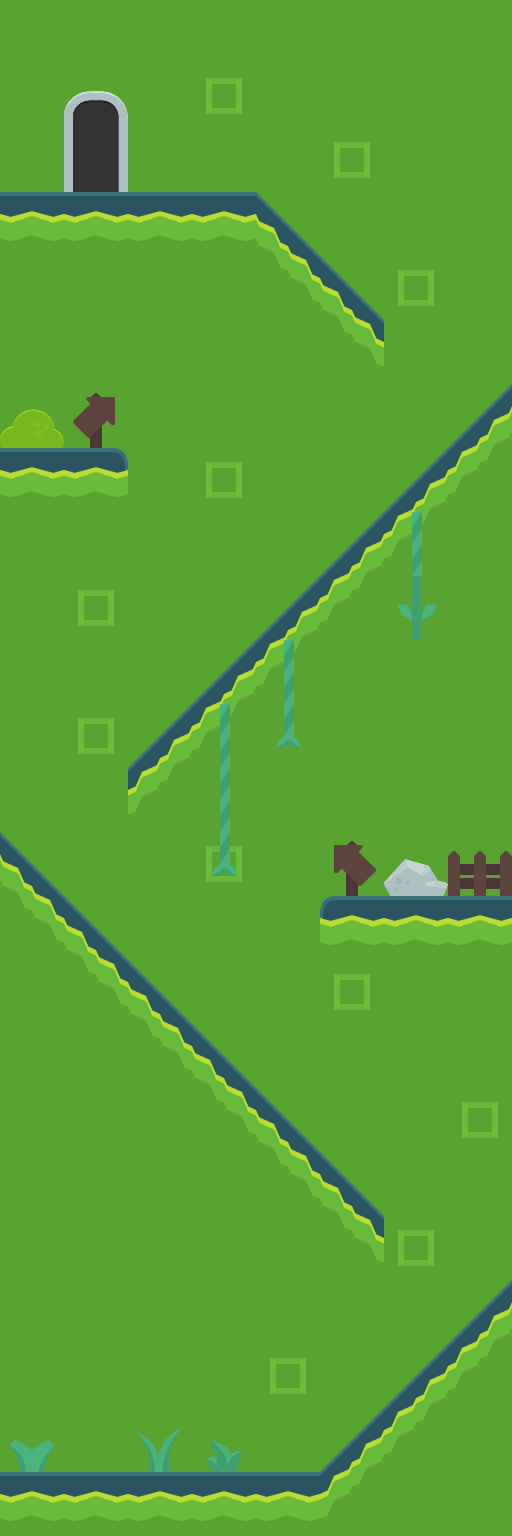

The image is a tile-based game level rendered from a .tmx file. Its description and complete source (layers, tilesets, objects, tile grids) follow:
An orthogonal 8x24 tile map with 64x64 px tiles, 3 tile layers (background, platforms, foreground) and 9 objects (emojiSpawn, playerSpawn, exitRect, emojiDeathRect).

<map version="1.4" tiledversion="1.4.3" orientation="orthogonal" renderorder="right-down" width="8" height="24" tilewidth="64" tileheight="64" infinite="0" nextlayerid="5" nextobjectid="8">
 <editorsettings>
  <export target="slopes.json" format="json" />
 </editorsettings>
 <tileset firstgid="1" name="kenney-tileset" tilewidth="64" tileheight="64" spacing="2" margin="1" tilecount="374" columns="22">
  <image source="../tiles/kenney-tileset-64px-extruded.png" width="1452" height="1122" />
  <tile id="199">
   <properties>
    <property name="collides" type="bool" value="true" />
   </properties>
  </tile>
  <tile id="200">
   <properties>
    <property name="collides" type="bool" value="true" />
   </properties>
  </tile>
  <tile id="201">
   <properties>
    <property name="collides" type="bool" value="true" />
   </properties>
  </tile>
  <tile id="202">
   <properties>
    <property name="collides" type="bool" value="true" />
   </properties>
  </tile>
  <tile id="203">
   <properties>
    <property name="collides" type="bool" value="true" />
   </properties>
  </tile>
  <tile id="204">
   <properties>
    <property name="collides" type="bool" value="true" />
   </properties>
  </tile>
  <tile id="205">
   <properties>
    <property name="collides" type="bool" value="true" />
   </properties>
  </tile>
  <tile id="206">
   <properties>
    <property name="collides" type="bool" value="true" />
   </properties>
  </tile>
  <tile id="221">
   <properties>
    <property name="collides" type="bool" value="true" />
   </properties>
   <objectgroup draworder="index" id="2">
    <object id="1" x="0" y="64">
     <polyline points="0,0 64,-64 64,0 0,0" />
    </object>
    <object id="3" x="64" y="0">
     <polygon points="0,0 -64,64 0,64" />
    </object>
   </objectgroup>
  </tile>
  <tile id="222">
   <properties>
    <property name="collides" type="bool" value="true" />
   </properties>
   <objectgroup draworder="index" id="2">
    <object id="1" x="0" y="0">
     <polyline points="0,0 64,64 0,64 0,0" />
    </object>
   </objectgroup>
  </tile>
  <tile id="223">
   <properties>
    <property name="collides" type="bool" value="true" />
   </properties>
  </tile>
  <tile id="224">
   <properties>
    <property name="collides" type="bool" value="true" />
   </properties>
  </tile>
  <tile id="225">
   <properties>
    <property name="collides" type="bool" value="true" />
   </properties>
  </tile>
  <tile id="226">
   <properties>
    <property name="collides" type="bool" value="true" />
   </properties>
  </tile>
  <tile id="227">
   <properties>
    <property name="collides" type="bool" value="true" />
   </properties>
  </tile>
  <tile id="228">
   <properties>
    <property name="collides" type="bool" value="true" />
   </properties>
  </tile>
  <tile id="243">
   <properties>
    <property name="collides" type="bool" value="true" />
   </properties>
   <objectgroup draworder="index" id="2">
    <object id="1" x="0" y="0">
     <polyline points="0,0 0,32 32,0 0,0" />
    </object>
   </objectgroup>
  </tile>
  <tile id="244">
   <properties>
    <property name="collides" type="bool" value="true" />
   </properties>
   <objectgroup draworder="index" id="2">
    <object id="1" x="64" y="0">
     <polyline points="0,0 -32,0 0,32 0,0" />
    </object>
   </objectgroup>
  </tile>
  <tile id="245">
   <properties>
    <property name="collides" type="bool" value="true" />
   </properties>
  </tile>
  <tile id="246">
   <properties>
    <property name="collides" type="bool" value="true" />
   </properties>
  </tile>
  <tile id="247">
   <properties>
    <property name="collides" type="bool" value="true" />
   </properties>
  </tile>
  <tile id="248">
   <properties>
    <property name="collides" type="bool" value="true" />
   </properties>
  </tile>
  <tile id="249">
   <properties>
    <property name="collides" type="bool" value="true" />
   </properties>
  </tile>
  <tile id="250">
   <properties>
    <property name="collides" type="bool" value="true" />
   </properties>
  </tile>
 </tileset>
 <layer id="1" name="background" width="8" height="24">
  <data encoding="csv">
199,199,199,199,199,199,199,199,
199,199,199,221,199,199,199,199,
199,199,199,199,199,221,199,199,
199,199,199,199,199,199,199,199,
199,199,199,199,199,199,221,199,
199,199,199,199,199,221,199,199,
199,199,199,199,199,199,199,199,
199,199,199,221,199,199,199,199,
199,199,199,199,199,199,199,199,
199,221,199,199,199,199,199,199,
199,199,199,199,199,199,199,199,
199,221,199,199,199,199,199,199,
199,199,199,199,199,199,199,199,
199,199,199,221,199,199,199,199,
199,199,199,199,199,199,199,199,
199,199,199,199,199,221,199,199,
199,199,199,199,199,199,199,199,
199,199,199,199,199,199,199,221,
199,199,199,199,199,199,199,199,
199,199,199,199,199,221,221,199,
199,199,199,199,199,199,199,199,
199,199,199,199,221,199,199,199,
199,199,199,199,199,199,199,199,
199,199,199,199,199,199,199,199
</data>
 </layer>
 <layer id="2" name="platforms" width="8" height="24">
  <data encoding="csv">
0,0,0,0,0,0,0,0,
0,0,0,0,0,0,0,0,
0,0,0,0,0,0,0,0,
201,201,201,201,223,0,0,0,
0,0,0,0,245,223,0,0,
0,0,0,0,0,245,0,0,
0,0,0,0,0,0,0,222,
201,202,0,0,0,0,222,244,
0,0,0,0,0,222,244,0,
0,0,0,0,222,244,0,0,
0,0,0,222,244,0,0,0,
0,0,222,244,0,0,0,0,
0,0,244,0,0,0,0,0,
223,0,0,0,0,0,0,0,
245,223,0,0,0,200,201,201,
0,245,223,0,0,0,0,0,
0,0,245,223,0,0,0,0,
0,0,0,245,223,0,0,0,
0,0,0,0,245,223,0,0,
0,0,0,0,0,245,0,0,
0,0,0,0,0,0,0,222,
0,0,0,0,0,0,222,244,
0,0,0,0,0,222,244,0,
201,201,201,201,201,244,0,0
</data>
 </layer>
 <layer id="3" name="foreground" width="8" height="24">
  <data encoding="csv">
0,0,0,0,0,0,0,0,
0,339,0,0,0,0,0,0,
0,361,0,0,0,0,0,0,
0,0,0,0,0,0,0,0,
0,0,0,0,0,0,0,0,
0,0,0,0,0,0,0,0,
366,240,0,0,0,0,0,0,
0,0,0,0,0,0,0,0,
0,0,0,0,0,0,22,0,
0,0,0,0,0,0,65,0,
0,0,0,0,22,0,0,0,
0,0,0,22,66,0,0,0,
0,0,0,22,0,0,0,0,
0,0,0,66,0,239,272,186,
0,0,0,0,0,0,0,0,
0,0,0,0,0,0,0,0,
0,0,0,0,0,0,0,0,
0,0,0,0,0,0,0,0,
0,0,0,0,0,0,0,0,
0,0,0,0,0,0,0,0,
0,0,0,0,0,0,0,0,
0,0,0,0,0,0,0,0,
55,0,54,56,0,0,0,0,
0,0,0,0,0,0,0,0
</data>
 </layer>
 <objectgroup id="4" name="objectLayer">
  <object id="1" type="emojiSpawn" x="448" y="32">
   <point />
  </object>
  <object id="2" type="playerSpawn" x="96" y="1440">
   <point />
  </object>
  <object id="6" type="exitRect" x="64" y="91" width="64" height="101" />
  <object id="7" type="emojiDeathRect" x="0" y="1152" width="1" height="319" />
 </objectgroup>
</map>
